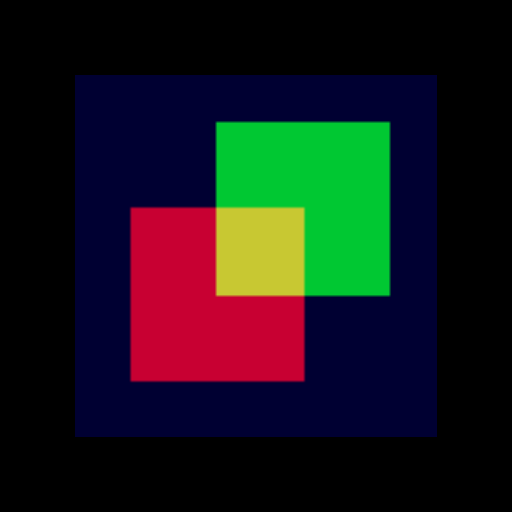

Reproduce this figure in Python.
#!/usr/bin/env python

# Combine separate grayscale images into a single multi-component
# (RGB) image using vtkImageAppendComponents.

# Factory overrides: importing these modules registers the OpenGL rendering
# and interaction style implementations for vtkRenderingCore factory classes.
import vtkmodules.vtkInteractionStyle  # noqa: F401
import vtkmodules.vtkRenderingOpenGL2  # noqa: F401
# VTK pipeline classes used in this example
from vtkmodules.vtkImagingCore import vtkImageAppendComponents
from vtkmodules.vtkImagingSources import vtkImageCanvasSource2D
from vtkmodules.vtkInteractionStyle import vtkInteractorStyleImage
from vtkmodules.vtkRenderingCore import (
    vtkImageActor,
    vtkRenderWindow,
    vtkRenderWindowInteractor,
    vtkRenderer,
)

# Colors (normalized RGB)
black_rgb = (0.0, 0.0, 0.0)

# Source 1: red channel — bright square on dark background
canvas_r = vtkImageCanvasSource2D()
canvas_r.SetExtent(0, 127, 0, 127, 0, 0)
canvas_r.SetScalarTypeToUnsignedChar()
canvas_r.SetNumberOfScalarComponents(1)
canvas_r.SetDrawColor(0)
canvas_r.FillBox(0, 127, 0, 127)
canvas_r.SetDrawColor(200)
canvas_r.FillBox(20, 80, 20, 80)
canvas_r.Update()

# Source 2: green channel — bright square offset from red
canvas_g = vtkImageCanvasSource2D()
canvas_g.SetExtent(0, 127, 0, 127, 0, 0)
canvas_g.SetScalarTypeToUnsignedChar()
canvas_g.SetNumberOfScalarComponents(1)
canvas_g.SetDrawColor(0)
canvas_g.FillBox(0, 127, 0, 127)
canvas_g.SetDrawColor(200)
canvas_g.FillBox(50, 110, 50, 110)
canvas_g.Update()

# Source 3: blue channel — uniform low intensity
canvas_b = vtkImageCanvasSource2D()
canvas_b.SetExtent(0, 127, 0, 127, 0, 0)
canvas_b.SetScalarTypeToUnsignedChar()
canvas_b.SetNumberOfScalarComponents(1)
canvas_b.SetDrawColor(50)
canvas_b.FillBox(0, 127, 0, 127)
canvas_b.Update()

# AppendComponents: combine three single-component images into RGB
append = vtkImageAppendComponents()
append.AddInputConnection(canvas_r.GetOutputPort())
append.AddInputConnection(canvas_g.GetOutputPort())
append.AddInputConnection(canvas_b.GetOutputPort())

# Actor: display the combined RGB image
actor = vtkImageActor()
actor.GetMapper().SetInputConnection(append.GetOutputPort())

# Renderer: assemble the scene with parallel projection for 2D viewing
renderer = vtkRenderer()
renderer.AddActor(actor)
renderer.SetBackground(black_rgb)

# Window: display the rendered scene
render_window = vtkRenderWindow()
render_window.AddRenderer(renderer)
render_window.SetWindowName("append")
render_window.SetMultiSamples(0)
render_window.SetSize(512, 512)

# Interactor: handle mouse and keyboard events with 2D image style
render_window_interactor = vtkRenderWindowInteractor()
interactor_style_image = vtkInteractorStyleImage()
render_window_interactor.SetInteractorStyle(interactor_style_image)
render_window_interactor.SetRenderWindow(render_window)

# Scene: configure parallel projection for 2D image viewing
renderer.ResetCamera()
renderer.GetActiveCamera().ParallelProjectionOn()

render_window_interactor.Initialize()
render_window_interactor.Start()
